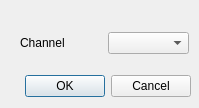
<?xml version="1.0" encoding="UTF-8"?>
<ui version="4.0">
 <class>ChannelDialog</class>
 <widget class="QDialog" name="ChannelDialog">
  <property name="geometry">
   <rect>
    <x>0</x>
    <y>0</y>
    <width>199</width>
    <height>108</height>
   </rect>
  </property>
  <property name="windowTitle">
   <string>Select A Channel</string>
  </property>
  <widget class="QDialogButtonBox" name="buttonBox">
   <property name="geometry">
    <rect>
     <x>10</x>
     <y>70</y>
     <width>181</width>
     <height>32</height>
    </rect>
   </property>
   <property name="orientation">
    <enum>Qt::Horizontal</enum>
   </property>
   <property name="standardButtons">
    <set>QDialogButtonBox::Cancel|QDialogButtonBox::Ok</set>
   </property>
  </widget>
  <widget class="QWidget" name="layoutWidget">
   <property name="geometry">
    <rect>
     <x>20</x>
     <y>30</y>
     <width>169</width>
     <height>26</height>
    </rect>
   </property>
   <layout class="QHBoxLayout" name="horizontalLayout">
    <item>
     <widget class="QLabel" name="label">
      <property name="text">
       <string>Channel</string>
      </property>
     </widget>
    </item>
    <item>
     <widget class="QComboBox" name="comboBox"/>
    </item>
   </layout>
  </widget>
  <zorder>layoutWidget</zorder>
  <zorder>buttonBox</zorder>
 </widget>
 <resources/>
 <connections>
  <connection>
   <sender>buttonBox</sender>
   <signal>accepted()</signal>
   <receiver>ChannelDialog</receiver>
   <slot>accept()</slot>
   <hints>
    <hint type="sourcelabel">
     <x>248</x>
     <y>254</y>
    </hint>
    <hint type="destinationlabel">
     <x>157</x>
     <y>274</y>
    </hint>
   </hints>
  </connection>
  <connection>
   <sender>buttonBox</sender>
   <signal>rejected()</signal>
   <receiver>ChannelDialog</receiver>
   <slot>reject()</slot>
   <hints>
    <hint type="sourcelabel">
     <x>316</x>
     <y>260</y>
    </hint>
    <hint type="destinationlabel">
     <x>286</x>
     <y>274</y>
    </hint>
   </hints>
  </connection>
 </connections>
</ui>
